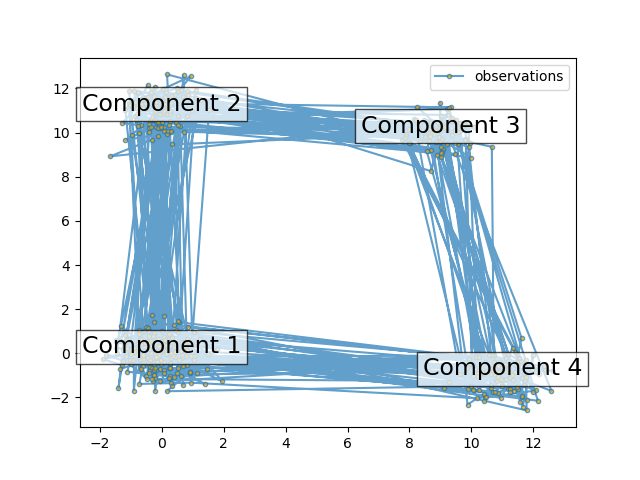

Write the Python code that produced this figure.
"""
sklearn deprecates HMM and HMM has been promoted to its own repo
pip install hmmlearn

Ref: https://hmmlearn.readthedocs.io/en/stable/tutorial.html
"""
# print(__doc__)

import numpy as np
import matplotlib.pyplot as plt

from hmmlearn import hmm


startprob = np.array([0.6, 0.3, 0.1, 0.0])
# The transition matrix, note that there are no transitions possible
# between component 1 and 3
transmat = np.array([[0.7, 0.2, 0.0, 0.1],
                     [0.3, 0.5, 0.2, 0.0],
                     [0.0, 0.3, 0.5, 0.2],
                     [0.2, 0.0, 0.2, 0.6]])

# The means of each component
means = np.array([[0.0,  0.0],
                  [0.0, 11.0],
                  [9.0, 10.0],
                  [11.0, -1.0]])

# The covariance of each component
covars = .5 * np.tile(np.identity(2), (4, 1, 1))

# Build an HMM instance and set parameters
model = hmm.GaussianHMM(n_components=4, covariance_type="full")

# Instead of fitting it from the data, we directly set the estimated
# parameters, the means and covariance of the components
model.startprob_ = startprob
model.transmat_ = transmat
model.means_ = means
model.covars_ = covars

# Generate samples
X, Z = model.sample(500)

# Plot the sampled data
plt.plot(X[:, 0], X[:, 1], ".-", label="observations", ms=6,
         mfc="orange", alpha=0.7)

# Indicate the component numbers
for i, m in enumerate(means):
    plt.text(m[0], m[1], 'Component %i' % (i + 1),
             size=17, horizontalalignment='center',
             bbox=dict(alpha=.7, facecolor='w'))
plt.legend(loc='best')
plt.show()
